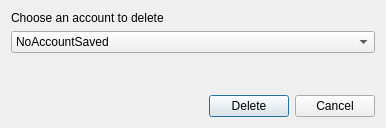
<?xml version="1.0" encoding="UTF-8"?>
<ui version="4.0">
 <class>dialogDeleteAccount</class>
 <widget class="QDialog" name="dialogDeleteAccount">
  <property name="geometry">
   <rect>
    <x>0</x>
    <y>0</y>
    <width>386</width>
    <height>128</height>
   </rect>
  </property>
  <property name="windowTitle">
   <string>Delete Account</string>
  </property>
  <layout class="QGridLayout" name="gridLayout_2">
   <item row="0" column="1">
    <layout class="QGridLayout" name="gridLayout">
     <item row="1" column="0">
      <widget class="QComboBox" name="comboChooseAccount">
       <item>
        <property name="text">
         <string>NoAccountSaved</string>
        </property>
       </item>
      </widget>
     </item>
     <item row="2" column="0">
      <spacer name="verticalSpacer">
       <property name="orientation">
        <enum>Qt::Vertical</enum>
       </property>
       <property name="sizeHint" stdset="0">
        <size>
         <width>20</width>
         <height>30</height>
        </size>
       </property>
      </spacer>
     </item>
     <item row="3" column="0">
      <layout class="QGridLayout" name="gridLayout_3">
       <item row="0" column="1">
        <layout class="QGridLayout" name="gridLayout_4">
         <item row="1" column="1">
          <widget class="QPushButton" name="buttonDeleteAccount">
           <property name="text">
            <string>Delete</string>
           </property>
          </widget>
         </item>
         <item row="1" column="2">
          <widget class="QPushButton" name="buttonCancel">
           <property name="text">
            <string>Cancel</string>
           </property>
          </widget>
         </item>
         <item row="1" column="0">
          <spacer name="horizontalSpacer">
           <property name="orientation">
            <enum>Qt::Horizontal</enum>
           </property>
           <property name="sizeHint" stdset="0">
            <size>
             <width>200</width>
             <height>20</height>
            </size>
           </property>
          </spacer>
         </item>
        </layout>
       </item>
      </layout>
     </item>
     <item row="0" column="0">
      <widget class="QLabel" name="label">
       <property name="text">
        <string>Choose an account to delete</string>
       </property>
      </widget>
     </item>
    </layout>
   </item>
  </layout>
 </widget>
 <resources/>
 <connections/>
</ui>
